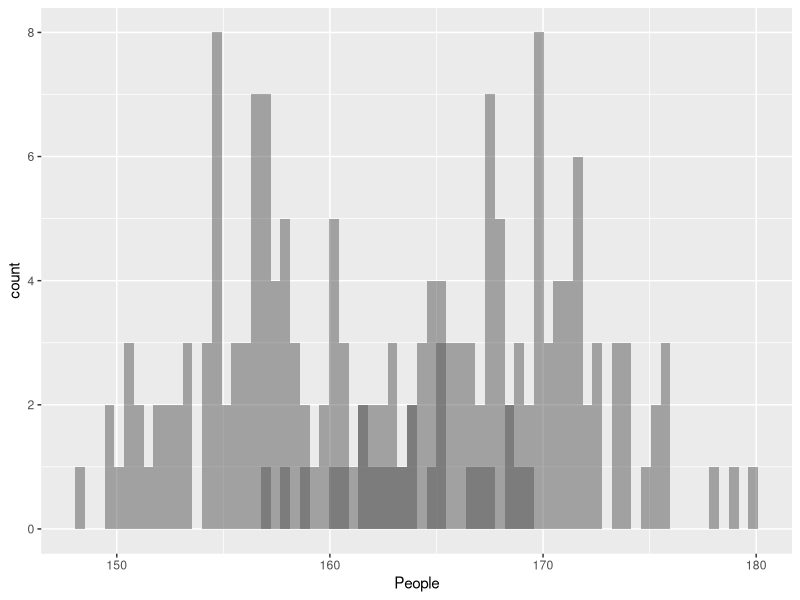

Write R code to recreate this figure.
## ---- chunk 1
library(ggplot2)
set.seed(1)
m=rnorm(100,168,5)
f=rnorm(100,158,5)
mf=data.frame(m,f)
## ---- chunk 2
library(tidyverse)
mf %>% 
ggplot()+
  geom_histogram(mapping = aes(m
              ),position = 'identity',bins=70, alpha=.5, )+
  geom_histogram(mapping = aes(f
              ),position = 'identity',bins = 70, alpha=.5)+xlab("People")
## ---- chunk 3
htdif=mean(m)-mean(f)
round(htdif,digits = 1)
